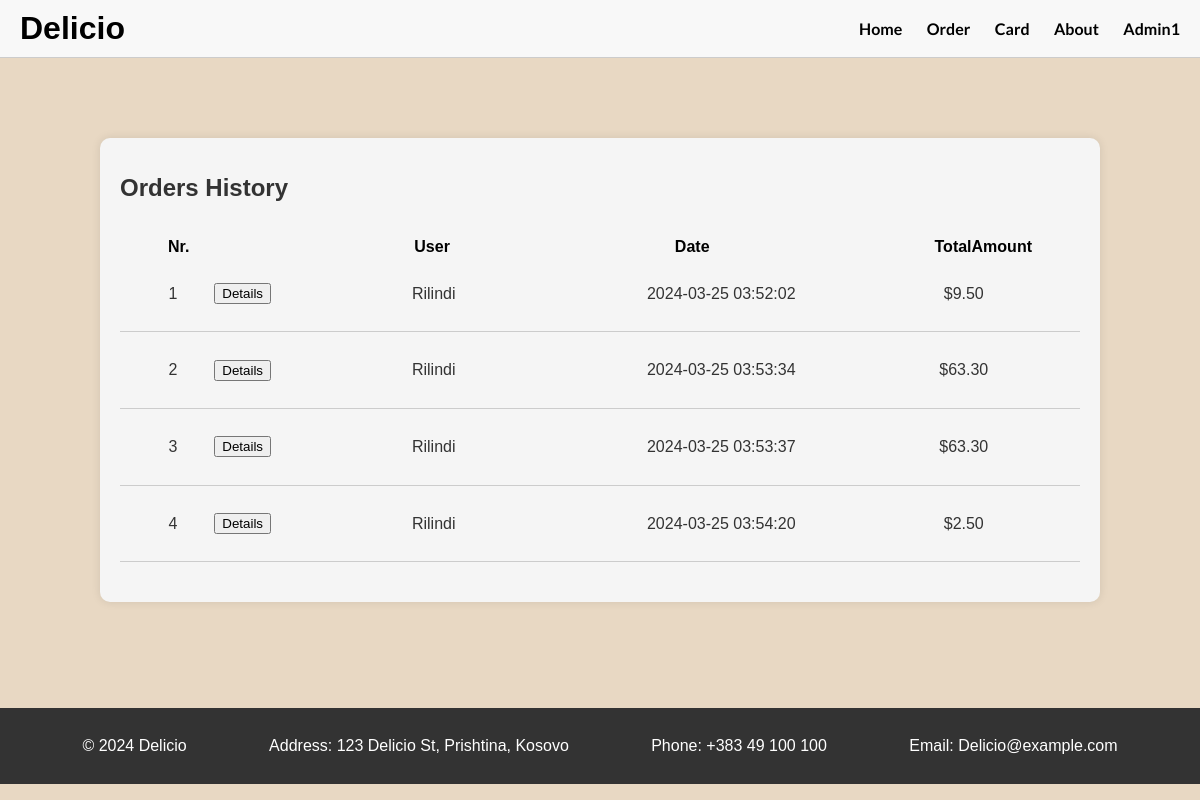
Page /AdminOrders.php on the committed database.
### tables this page shows
CREATE TABLE `orders` (
  `OrderID` int(11) NOT NULL,
  `UserID` int(11) NOT NULL,
  `OrderDate` timestamp NOT NULL DEFAULT current_timestamp(),
  `TotalAmount` decimal(10,2) NOT NULL
);

CREATE TABLE `users` (
  `UserID` int(11) NOT NULL,
  `Username` varchar(50) NOT NULL,
  `Email` varchar(100) NOT NULL,
  `Password` varchar(100) NOT NULL,
  `Role` varchar(10) DEFAULT NULL
);

### AdminOrders.php (the view, shortened to what this page needs)
<?php
include "Header_Footer/Header.php";
$stmt = $pdo->query("SELECT o.OrderID, o.OrderDate, o.TotalAmount, u.Username FROM Orders o JOIN Users u ON o.UserID = u.UserID;");
$orderNumber = 1;
?>
<!DOCTYPE html>
<html lang="en">
<head>
</head>
<body>
    <div class="orders-history">
        <h1>Orders History</h1>
        <div class="ordersDetails">
            <p>Nr.</p>
            <p>User</p>
            <p>Date</p>
            <p>TotalAmount</p>
        </div>
        <?php foreach ($stmt as $row): ?>
        <div>
        <div class="orders-details">
            <div class="ord-det">
            <p class="orderNumber"><?php echo $orderNumber++; ?></p>
            <button class="orderDetaisData" onclick="adminOrder(<?php echo $row['OrderID']; ?>)">Details</button>
            </div>
            <div class="productsNames">
                <p><?php echo $row['Username']; ?></p>
            </div>
            <div class="productsQuantity">
                <p><?php echo $row['OrderDate']; ?></p>
            </div>
            <div class="totalOfTotal">
                <p>$<?php echo number_format($row['TotalAmount'],2); ?></p>
            </div>
        </div>
        </div>
        <?php endforeach; ?>
        </div>
        <div class="spacer"></div>
</body>
</html>
<?php
include "Header_Footer/Footer.php";
?>

### style.css (style rules this page uses)
body { margin: 0; font-family: Arial, sans-serif; background-color: #E8D8C3; }
.spacer { height: 100px; }
p { line-height: 1.6; }
.orders-history { width: 80%; margin: 80px auto; padding: 20px; background-color: #f5f5f5; border-radius: 10px; box-shadow: 0 0 10px rgba(0, 0, 0, 0.1); }
.orders-history h1 { font-size: 24px; color: #333; }
.orders-details { display: grid; grid-template-columns: repeat(4, 1fr); gap: 10px; align-items: center; border-bottom: 1px solid #ccc; padding-bottom: 20px; margin-bottom: 20px; }
.ordersDetails { width: 90%; margin: 0 auto; display: flex; justify-content: space-between; font-weight: bold; }
.orders-details p { margin: 5px 0; color: #333; }
.productsNames p { margin: 5px 0; }
.productsNames,.productsQuantity,.totalOfTotal { text-align: center; }
.productsNames { margin-right: 90px; }
.ord-det { margin-left: 30px; width: 60%; display: flex; justify-content:space-around; align-items: center; }

### rows in the picture
orders: UserID.Username "Rilindi", OrderDate "2024-03-25 03:52:02", TotalAmount "9.50"
orders: UserID.Username "Rilindi", OrderDate "2024-03-25 03:53:34", TotalAmount "63.30"
orders: UserID.Username "Rilindi", OrderDate "2024-03-25 03:53:37", TotalAmount "63.30"
orders: UserID.Username "Rilindi", OrderDate "2024-03-25 03:54:20", TotalAmount "2.50"

### other values in the picture
$_SESSION['loggedInUser'] "Admin1"
